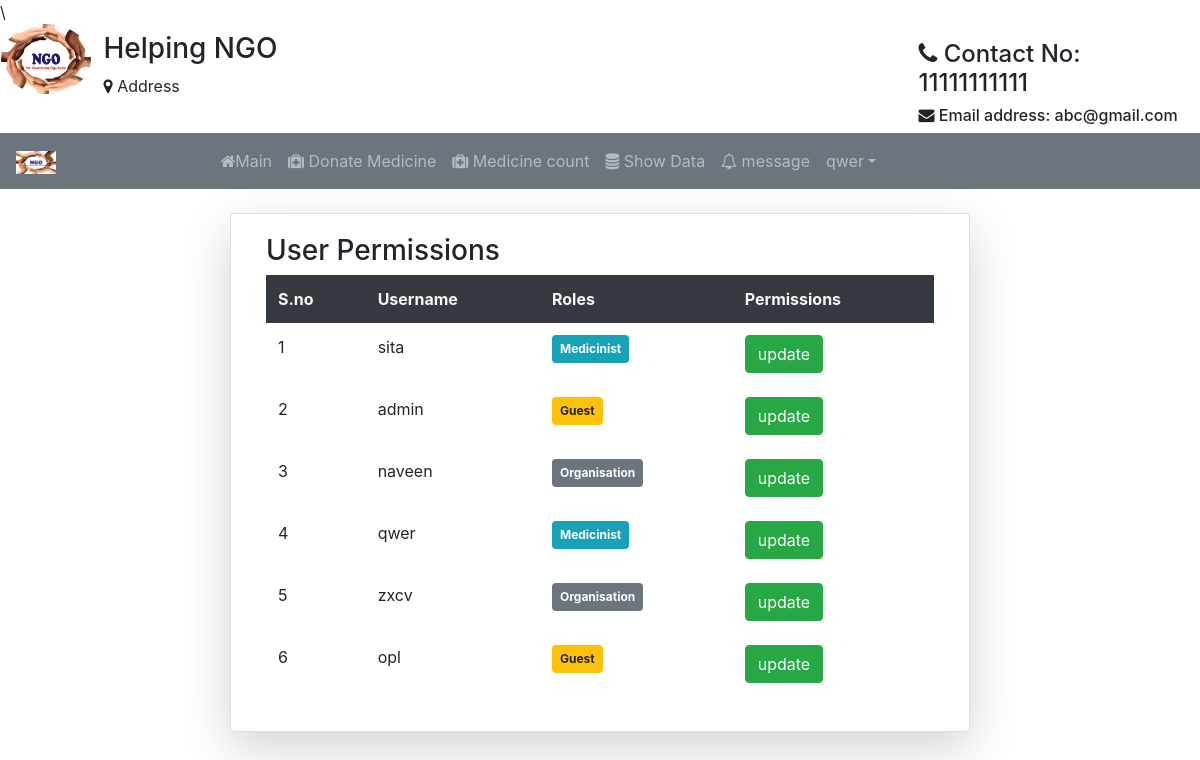
Page /prm/ (signed in) on the committed database.
### Student/models.py (models this page shows)
class User(AbstractUser):
	t = (
		(1,'Medicinist'),
		(2,'Org'),
		(3,'Anonymous'),
		)
	role = models.IntegerField(default=3,choices=t)
	g=[('M',"Male"),('F','Female')]
	age=models.IntegerField(default=10)
	impf=models.ImageField(upload_to='Medicines/',default="ngo1.jpg")
	gender=models.CharField(max_length=10,choices=g,default="F")
	organization_name=models.CharField(max_length=120,default="ngo")
	hospital_name=models.CharField(max_length=120,default="ap")
	phone_no=models.CharField(null=True,default="1234567890",max_length=10)
	pan_no=models.CharField(max_length=10,default="ABC1234DE5")
	address=models.CharField(max_length=200,default="Tirupathi")

### Student/views.py (the view)
# urls.py: path('prm/',views.peruser,name="pmu"),
def peruser(request):
	ty=User.objects.all()
	return render(request,'htfiles/peruser.html',{'q':ty})

### Student/templates/htfiles/peruser.html (shortened to what this page needs)
{% extends 'htfiles/header.html' %}
{% block content %}
<div class="container mt-4">
	<div class="card col-md-8 mx-auto shadow-lg">
		<div class="card-body">
			<h3>User Permissions</h3>
			<table class="table table-borderless">
				<tr class="bg-dark text-light">
					<th>S.no</th>
					<th>Username</th>
					<th>Roles</th>
					<th>Permissions</th>
				</tr>
				{% for j in q %}
				<tr>
					<td>{{forloop.counter}}</td>
					<td>{{j.username}}</td>
					<td>
						{% if j.role == 3 %}
						<span class="badge badge-pills badge-warning p-2">Guest</span>
						{% elif j.role == 2 %}
						<span class="badge badge-pills badge-secondary p-2">Organisation</span>
						{% elif j.role == 1 %}
						<span class="badge badge-pills badge-info p-2">Medicinist</span>
						{% else %}
						<span class="badge badge-pills badge-success p-2">Admin</span>
						{% endif %}
				</td>
					<td colspan="3">
						<a href="{% url 'gp' j.id %}" class="btn btn-success">update</a>
					</td>
				</tr>
				{% endfor %}
			</table>
		</div>
	</div>
</div>
{% endblock %}

### Student/templates/htfiles/navbar.html (shortened to what this page needs)
{% load static %}
<div class="row">
  <div class="col col-md-1" style="margin-left:1px;">
  <img src="{% static 'images/NGO.jpg' %}" alt="logo" style="width:90px; height: 70px;" class="rounded-circle">
  </div>
  <div class="col mt-2">
    <h3>Helping NGO</h3>
    <p><i class="fa fa-map-marker" aria-hidden="true"></i>
Address</p>
  </div>
  <div class="col-md-3" style="margin-right: 4px">
    <h4 class="mt-3"><i class="fa fa-phone" aria-hidden="true"></i>
Contact No: 11111111111</h4>
    <h6><i class="fa fa-envelope" aria-hidden="true"></i>   Email address: abc@gmail.com</h6>
  </div>
</div>
<nav class="navbar navbar-expand-sm bg-secondary text-white navbar-dark">
  <a class="navbar-brand" href="#">
    <img src="{% static 'images/NGO.jpg' %}" alt="logo" style="width: 40px;">
  </a>
  <ul class="navbar-nav ml-auto text-white" style="margin-right: 300px">
{% if not user.is_authenticated %}
    <li class="nav-item" style="margin-right: 80px">
      <a class="nav-link" href="#"><i class="fa fa-home" aria-hidden="true"></i>
Home</a>
    </li>
    <li class="nav-item" style="margin-right: 80px">
      <a class="nav-link" href="{% url 'ab' %}"><i class="fa fa-user" aria-hidden="true"></i>
About us</a>
   <!--  </li>
    <li class="nav-item" style="margin-right: 80px">
      <a class="nav-link" href="#">Volunteers</a>
    </li> -->
    <li class="nav-item" style="margin-right: 80px">
      <a class="nav-link" href="{% url 'don' %}"><i class="fa fa-users" aria-hidden="true"></i>
Our workers</a>
    </li>
    <li class="nav-item" style="margin-right: 80px">
      <a class="nav-link" href="#"><i class="fa fa-phone" aria-hidden="true"></i>
Contact us</a>
    </li>
    <li class="nav-item">
      <a class="nav-link" href="{% url 'log' %}"><span class="glyphicon glyphicon-user"></span><i class="fa fa-sign-in" aria-hidden="true"></i>
Login</a>
    </li>
  {% elif user.role == 1 %}
  <li class="nav-item">
        <a class="nav-link" href="{% url 'mnp' %}"><i class="fa fa-home" aria-hidden="true"></i>Main</a>
      </li>
      <li class="nav-item">
        <a class="nav-link" href="{% url 'up' %}"><i class="fa fa-medkit" aria-hidden="true"></i>
Donate Medicine</a>
      </li>
      <li class="nav-item">
        <a class="nav-link" href="#"><i class="fa fa-medkit" aria-hidden="true"></i>
Medicine count</a>
      </li>
      <li class="nav-item">
        <a class="nav-link" href="{% url 'tab' %}"><i class="fa fa-database" aria-hidden="true"></i>
Show Data</a>
      </li>
      <li class="nav-item">
        <a class="nav-link" href="#"><i class="fa fa-bell-o" aria-hidden="true"></i>
message </a>
      </li>
      <li class="dropdown">
      <a type="button" class="nav-link dropdown-toggle" data-toggle="dropdown">{{user.username}}</a>
    {% endif %}
    </ul>
</nav>

### Student/templates/htfiles/navbar.html (style rules this page uses)
.nav-link { color: light; }

### rows in the picture
User: username "qwer", role "Medicinist"
User: username "sita", role "Medicinist"
User: username "admin", role "Guest"
User: username "naveen", role "Organisation"
User: username "zxcv", role "Organisation"
User: username "opl", role "Guest"
